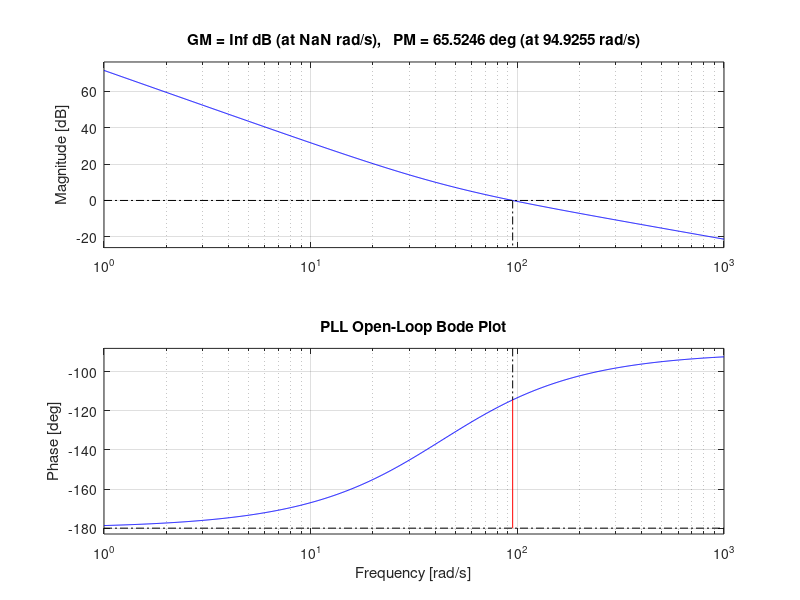
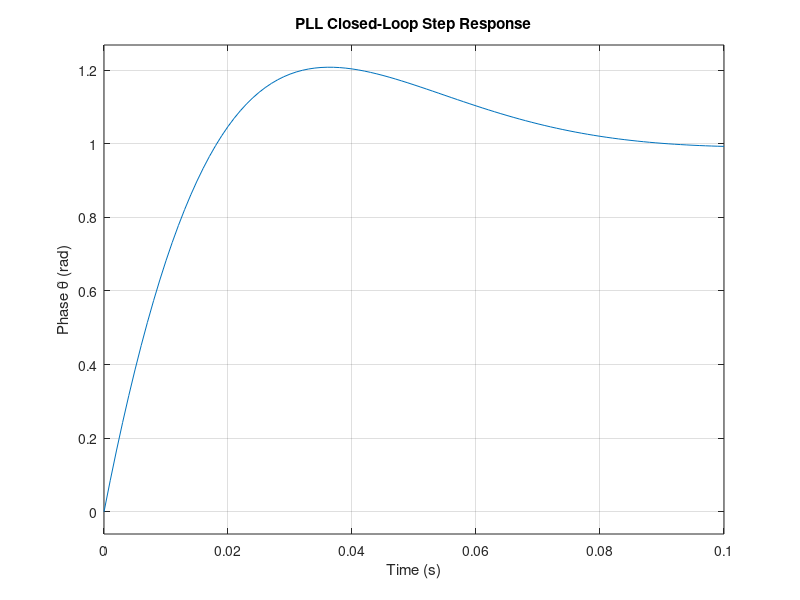

These figures' MATLAB source, in order:
%% PLL Controller Design - Following Class Slide

% System parameters
V_LL_RMS = 580;
Vs_peak = (V_LL_RMS / sqrt(3)) * sqrt(2);  % = 473.6 V

fprintf('V̂_s = %.2f V\n', Vs_peak);

%% Design parameters
zeta = 0.707;    % Damping ratio
wn = 61.1;        % Natural frequency (rad/s)

% Calculate K_T and K_I (slide notation)
K_T = 2*zeta*wn / Vs_peak;
K_I = wn^2 / Vs_peak;

fprintf('K_T (k_p_PLL) = %.4f\n', K_T);
fprintf('K_I (k_i_PLL) = %.4f\n', K_I);

%% Transfer functions
s = tf('s');

% PI controller
H = K_T + K_I/s;

% Open-loop transfer function 
G_open = Vs_peak * H * (1/s);
% Which equals: (Vs_peak*K_T*s + Vs_peak*K_I) / s^2

fprintf('\nOpen-loop transfer function:\n');
G_open

% Closed-loop transfer function 
G_closed = feedback(G_open, 1);

fprintf('\nClosed-loop transfer function:\n');
G_closed

% Verify it matches standard form
[num_cl, den_cl] = tfdata(G_closed, 'v');
fprintf('\nClosed-loop denominator: s^2 + %.2f*s + %.2f\n', den_cl(2), den_cl(3));
fprintf('Should match: s^2 + %.2f*s + %.2f\n', Vs_peak*K_T, Vs_peak*K_I);
fprintf('Which is: s^2 + %.2f*s + %.2f\n', 2*zeta*wn, wn^2);

%% Bode plot (use open-loop)
figure(1);
margin(G_open);
grid on;
title('PLL Open-Loop Bode Plot');

%% Step response (use closed-loop)
figure(2);
step(G_closed, 0.1);
grid on;
title('PLL Closed-Loop Step Response');
ylabel('Phase θ̂ (rad)');
xlabel('Time (s)');